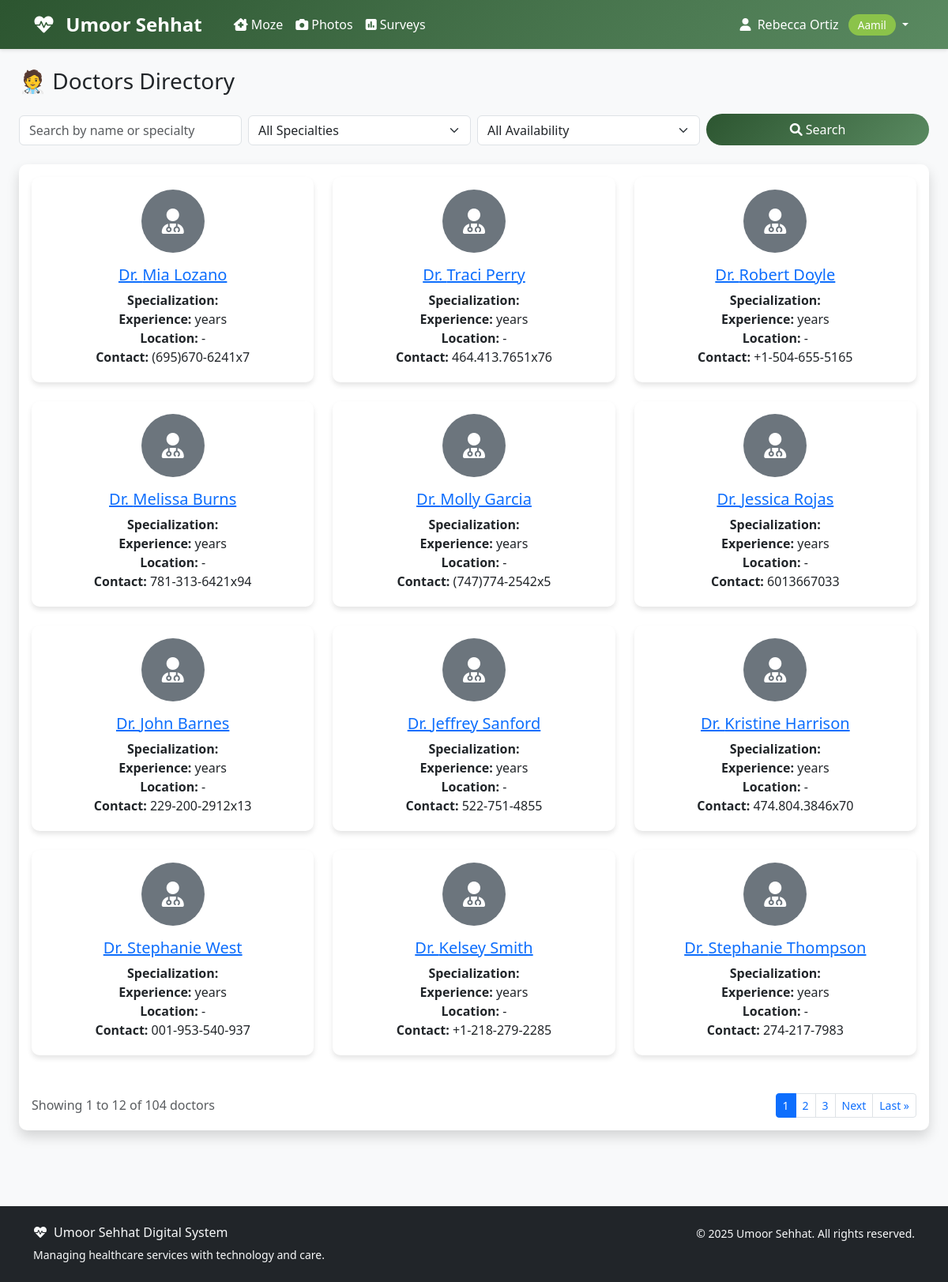
The app's page /doctordirectory/doctors/ (signed in) with its own data.
### accounts/models.py (models this page shows, shortened)
class User(AbstractUser):
    ROLE_CHOICES = [
        ('aamil', 'Aamil'),
        ('moze_coordinator', 'Moze Coordinator'),
        ('doctor', 'Doctor'),
        ('student', 'Student'),
        ('badri_mahal_admin', 'Badri Mahal Admin'),
    ]
    role = models.CharField(max_length=20, choices=ROLE_CHOICES, default='student')
    its_id = models.CharField(
        max_length=8,
        unique=True,
        null=True,
        blank=True,
        validators=[RegexValidator(
            regex=r'^\d{8}$',
            message='ITS ID must be exactly 8 digits',
            code='invalid_its_id'
        )],
        help_text='8-digit ITS ID'
    )
    phone_number = models.CharField(max_length=15, blank=True, null=True)
    profile_photo = models.URLField(blank=True, null=True)
    arabic_name = models.CharField(max_length=100, blank=True, null=True)
    age = models.PositiveIntegerField(blank=True, null=True)
    verified_certificate = models.FileField(upload_to='certificates/', blank=True, null=True)
    specialty = models.CharField(max_length=100, blank=True, null=True)
    college = models.CharField(max_length=100, blank=True, null=True)  # For students
    specialization = models.CharField(max_length=100, blank=True, null=True)  # For students
    created_at = models.DateTimeField(auto_now_add=True)
    updated_at = models.DateTimeField(auto_now=True)
    def get_full_name(self):
        if self.arabic_name:
            return self.arabic_name
        return super().get_full_name() or self.username
    @property
    def is_aamil(self):
        return self.role == 'aamil'
    @property
    def is_doctor(self):
        return self.role == 'doctor'
    @property
    def is_student(self):
        return self.role == 'student'
    @property
    def is_admin(self):
        return self.role == 'badri_mahal_admin' or self.is_superuser
    class Meta:
        verbose_name = 'User'
        verbose_name_plural = 'Users'
        ordering = ['first_name', 'last_name']

### doctordirectory/models.py (models this page shows, shortened)
class Doctor(models.Model):
    user = models.OneToOneField(
        settings.AUTH_USER_MODEL,
        on_delete=models.CASCADE,
        related_name='doctordirectory_profile',
        limit_choices_to={'role': 'doctor'}
    )
    name = models.CharField(max_length=100)  # Can be different from user's name
    its_id = models.CharField(
        max_length=8,
        unique=True,
        validators=[RegexValidator(
            regex=r'^\d{8}$',
            message='ITS ID must be exactly 8 digits'
        )]
    )
    specialty = models.CharField(max_length=100)
    qualification = models.CharField(max_length=200, blank=True, null=True)
    experience_years = models.PositiveIntegerField(default=0)
    verified_certificate = models.FileField(upload_to='doctor_certificates/', blank=True, null=True)
    assigned_moze = models.ForeignKey(
        Moze,
        on_delete=models.SET_NULL,
        null=True,
        blank=True,
        related_name='assigned_doctors'
    )
    is_verified = models.BooleanField(default=False)
    is_available = models.BooleanField(default=True)
    license_number = models.CharField(max_length=50, blank=True, null=True)
    consultation_fee = models.DecimalField(max_digits=10, decimal_places=2, default=0.00)
    phone = models.CharField(max_length=15, blank=True, null=True)
    email = models.EmailField(blank=True, null=True)
    address = models.TextField(blank=True, null=True)
    languages_spoken = models.CharField(max_length=200, blank=True, null=True, help_text='Comma-separated languages')
    bio = models.TextField(blank=True, null=True)
    created_at = models.DateTimeField(auto_now_add=True)
    updated_at = models.DateTimeField(auto_now=True)
    class Meta:
        verbose_name = 'Doctor'
        verbose_name_plural = 'Doctors'
        ordering = ['name']

### doctordirectory/views.py (the view, shortened to what this page needs)
# urls.py: path('doctors/', views.DoctorListView.as_view(), name='doctor_list'),
class DoctorListView(LoginRequiredMixin, ListView):
    model = Doctor
    template_name = 'doctordirectory/doctor_list.html'
    context_object_name = 'doctors'
    paginate_by = 12
    def get_queryset(self):
        queryset = Doctor.objects.select_related('user', 'assigned_moze')
        search = self.request.GET.get('search')
        specialty = self.request.GET.get('specialty')
        if specialty:
            queryset = queryset.filter(user__specialty__icontains=specialty)
        available = self.request.GET.get('available')
        if available == 'true':
            today = timezone.now().date()
            queryset = queryset.filter(
                availabilities__date=today,
                availabilities__is_available=True
            )
        return queryset.distinct()
    def get_context_data(self, **kwargs):
        context = super().get_context_data(**kwargs)
        context['search_query'] = self.request.GET.get('search', '')
        context['specialty_filter'] = self.request.GET.get('specialty', '')
        context['available_filter'] = self.request.GET.get('available', '')
        context['specialties'] = Doctor.objects.filter(
            user__specialty__isnull=False
        ).exclude(user__specialty='').values_list('user__specialty', flat=True).distinct()
        return context

### templates/doctordirectory/doctor_list.html (shortened to what this page needs)
{% extends 'base.html' %}
{% block content %}
<div class="container-fluid">
    <div class="row mb-4">
        <div class="col-12">
            <h1 class="h3 mb-0 text-gray-800">🧑‍⚕️ Doctors Directory</h1>
        </div>
    </div>
    <form method="get" class="mb-4">
        <div class="row g-2 align-items-end">
            <div class="col-md-3">
                <input type="text" name="search" class="form-control" placeholder="Search by name or specialty" value="{{ search_query }}">
            </div>
            <div class="col-md-3">
                <select name="specialty" class="form-select">
                    <option value="">All Specialties</option>
                </select>
            </div>
            <div class="col-md-3">
                <select name="available" class="form-select">
                    <option value="">All Availability</option>
                </select>
            </div>
            <div class="col-md-3">
                <button type="submit" class="btn btn-primary w-100"><i class="fas fa-search me-1"></i>Search</button>
            </div>
        </div>
    </form>
    <div class="card shadow mb-4">
        <div class="card-body">
            {% if doctors %}
                <div class="row">
                    {% for doctor in doctors %}
                    <div class="col-md-6 col-lg-4 mb-4">
                        <div class="card h-100">
                            <div class="card-body d-flex flex-column align-items-center text-center">
                                {% if doctor.user.profile_photo %}
                                    <img src="{{ doctor.user.profile_photo }}" alt="Profile Photo" class="rounded-circle mb-2" style="width: 80px; height: 80px; object-fit: cover;">
                                {% else %}
                                    <div class="rounded-circle bg-secondary mb-2 d-flex align-items-center justify-content-center" style="width: 80px; height: 80px;">
                                        <i class="fas fa-user-md fa-2x text-white"></i>
                                    </div>
                                {% endif %}
                                <h5 class="card-title mt-2">
                                    <a href="{% url 'doctordirectory:doctor_detail' doctor.pk %}">Dr. {{ doctor.user.get_full_name }}</a>
                                </h5>
                                <p class="card-text mb-1">
                                    <strong>Specialization:</strong> {{ doctor.specialization }}<br>
                                    <strong>Experience:</strong> {{ doctor.years_of_experience }} years<br>
                                    <strong>Location:</strong> {{ doctor.user.profile.location|default:'-' }}<br>
                                    <strong>Contact:</strong> {{ doctor.user.phone_number|default:'-' }}
                                </p>
                            </div>
                        </div>
                    </div>
                    {% endfor %}
                </div>
                {% if is_paginated %}
                <div class="d-flex justify-content-between align-items-center mt-4">
                    <div class="text-muted">
                        Showing {{ page_obj.start_index }} to {{ page_obj.end_index }} of {{ page_obj.paginator.count }} doctors
                    </div>
                    <nav aria-label="Doctor pagination">
                        <ul class="pagination pagination-sm mb-0">
                            {% for num in page_obj.paginator.page_range %}
                                {% if page_obj.number == num %}
                                    <li class="page-item active">
                                        <span class="page-link">{{ num }}</span>
                                    </li>
                                {% elif num > page_obj.number|add:'-3' and num < page_obj.number|add:'3' %}
                                    <li class="page-item">
                                        <a class="page-link" href="?page={{ num }}">{{ num }}</a>
                                    </li>
                                {% endif %}
                            {% endfor %}
                            {% if page_obj.has_next %}
                                <li class="page-item">
                                    <a class="page-link" href="?page={{ page_obj.next_page_number }}">Next</a>
                                </li>
                                <li class="page-item">
                                    <a class="page-link" href="?page={{ page_obj.paginator.num_pages }}">Last &raquo;</a>
                                </li>
                            {% endif %}
                        </ul>
                    </nav>
                </div>
                {% endif %}
            {% else %}
                <p class="text-muted">No doctors registered yet.</p>
            {% endif %}
        </div>
    </div>
</div>
{% endblock %}

### templates/base.html (shortened to what this page needs)
<!DOCTYPE html>
<html lang="en">
<head>
    <link href="https://cdn.jsdelivr.net/npm/bootstrap@5.3.0/dist/css/bootstrap.min.css" rel="stylesheet">
    <link href="https://cdnjs.cloudflare.com/ajax/libs/font-awesome/6.0.0/css/all.min.css" rel="stylesheet">
</head>
<body>
    <nav class="navbar navbar-expand-lg navbar-custom">
        <div class="container">
            <a class="navbar-brand text-white" href="{% url 'dashboard' %}">
                <i class="fas fa-heartbeat me-2"></i>
                Umoor Sehhat
            </a>
            <div class="collapse navbar-collapse" id="navbarNav">
                {% if user.is_authenticated %}
                    <ul class="navbar-nav me-auto">
                        {% if user.is_aamil or user.is_moze_coordinator %}
                            <li class="nav-item">
                                <a class="nav-link" href="#">
                                    <i class="fas fa-clinic-medical me-1"></i>Moze
                                </a>
                            </li>
                            <li class="nav-item">
                                <a class="nav-link" href="#">
                                    <i class="fas fa-camera me-1"></i>Photos
                                </a>
                            </li>
                        {% endif %}
                        <li class="nav-item">
                            <a class="nav-link" href="{% url 'surveys:list' %}" class="text-decoration-none">
                                <i class="fas fa-poll me-1"></i>Surveys
                            </a>
                        </li>
                    </ul>
                    <ul class="navbar-nav">
                        <li class="nav-item dropdown">
                            <a class="nav-link dropdown-toggle" href="#" id="navbarDropdown" role="button" data-bs-toggle="dropdown">
                                <i class="fas fa-user me-1"></i>
                                {{ user.get_full_name|default:user.username }}
                                <span class="role-badge ms-2">{{ user.get_role_display }}</span>
                            </a>
                        </li>
                    </ul>
                {% endif %}
            </div>
        </div>
    </nav>
    <main class="container-fluid py-4">
        {% block content %}{% endblock %}
    </main>
    <footer class="bg-dark text-light py-4 mt-5">
        <div class="container">
            <div class="row">
                <div class="col-md-6">
                    <h6><i class="fas fa-heartbeat me-2"></i>Umoor Sehhat Digital System</h6>
                    <p class="small mb-0">Managing healthcare services with technology and care.</p>
                </div>
                <div class="col-md-6 text-md-end">
                    <p class="small mb-0">
                        &copy; {% now "Y" %} Umoor Sehhat. All rights reserved.
                    </p>
                </div>
            </div>
        </div>
    </footer>
</body>
</html>

### templates/base.html (style rules this page uses)
:root { --primary-color: #2c5530; --secondary-color: #5a8a61; --accent-color: #8bc34a; --text-dark: #2d3436; --bg-light: #f8f9fa; }
body { font-family: 'Segoe UI', Tahoma, Geneva, Verdana, sans-serif; background-color: var(--bg-light); }
.navbar-brand { font-weight: bold; color: white !important; font-size: 1.5rem; margin-right: 2rem; }
.navbar-custom { background: linear-gradient(135deg, var(--primary-color), var(--secondary-color)); box-shadow: 0 2px 4px rgba(0,0,0,.1); }
.navbar-custom .navbar-nav .nav-link { color: white !important; font-weight: 500; transition: all 0.3s ease; }
.card { border: none; border-radius: 10px; box-shadow: 0 4px 6px rgba(0,0,0,.1); transition: transform 0.3s ease; }
.btn-primary { background: linear-gradient(135deg, var(--primary-color), var(--secondary-color)); border: none; border-radius: 25px; padding: 8px 24px; font-weight: 500; transition: all 0.3s ease; }
.role-badge { background: var(--accent-color); color: white; padding: 4px 12px; border-radius: 20px; font-size: 0.85rem; font-weight: 500; }

### records on screen
User: get_full_name "Rebecca Ortiz", role "Aamil"
Doctor: user.get_full_name "Mia Lozano", user.profile.location "-", user.phone_number "(695)670-6241x7"
Doctor: user.get_full_name "Traci Perry", user.profile.location "-", user.phone_number "464.413.7651x76"
Doctor: user.get_full_name "Robert Doyle", user.profile.location "-", user.phone_number "+1-504-655-5165"
Doctor: user.get_full_name "Melissa Burns", user.profile.location "-", user.phone_number "781-313-6421x94"
Doctor: user.get_full_name "Molly Garcia", user.profile.location "-", user.phone_number "(747)774-2542x5"
Doctor: user.get_full_name "Jessica Rojas", user.profile.location "-", user.phone_number "6013667033"
Doctor: user.get_full_name "John Barnes", user.profile.location "-", user.phone_number "229-200-2912x13"
Doctor: user.get_full_name "Jeffrey Sanford", user.profile.location "-", user.phone_number "522-751-4855"
Doctor: user.get_full_name "Kristine Harrison", user.profile.location "-", user.phone_number "474.804.3846x70"
Doctor: user.get_full_name "Stephanie West", user.profile.location "-", user.phone_number "001-953-540-937"
Doctor: user.get_full_name "Kelsey Smith", user.profile.location "-", user.phone_number "+1-218-279-2285"
Doctor: user.get_full_name "Stephanie Thompson", user.profile.location "-", user.phone_number "274-217-7983"

### other values on screen
{{ page_obj.start_index }} "1"
{{ page_obj.end_index }} "12"
{{ page_obj.paginator.count }} "104"
{{ num }} "1"
{{ num }} "2" "3"
